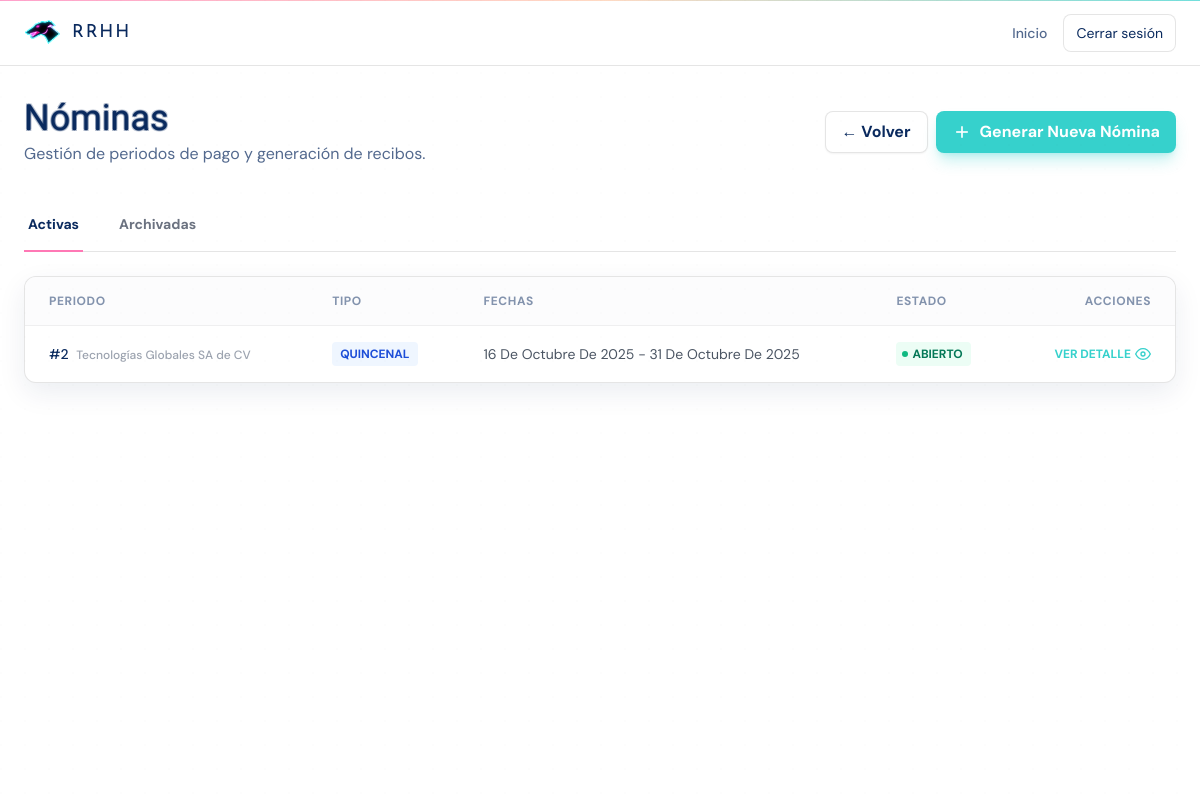
The app's page /index.php?controller=nomina&action=index (signed in) with its own data.
### tables this page shows
CREATE TABLE `periodos_nomina` (
  `id_periodo` int(11) NOT NULL COMMENT 'Identificador del periodo',
  `id_empresa` int(11) NOT NULL COMMENT 'Empresa del periodo',
  `tipo` enum('SEMANAL','QUINCENAL','MENSUAL') NOT NULL COMMENT 'Tipo de periodo',
  `fecha_inicio` date NOT NULL COMMENT 'Inicio del periodo',
  `fecha_fin` date NOT NULL COMMENT 'Fin del periodo',
  `estado` enum('ABIERTO','CERRADO') NOT NULL DEFAULT 'ABIERTO' COMMENT 'Estado del periodo'
);

CREATE TABLE `empresas` (
  `id_empresa` int(11) NOT NULL COMMENT 'Identificador de la empresa',
  `nombre` varchar(120) NOT NULL COMMENT 'Nombre legal/comercial',
  `rfc` varchar(20) DEFAULT NULL COMMENT 'Registro fiscal',
  `correo_contacto` varchar(120) DEFAULT NULL COMMENT 'Correo de contacto',
  `telefono` varchar(20) DEFAULT NULL COMMENT 'Teléfono principal',
  `direccion` text DEFAULT NULL COMMENT 'Domicilio completo',
  `activa` tinyint(1) NOT NULL DEFAULT 1 COMMENT 'Empresa activa'
);

### app/controllers/NominaController.php (called while the page is built, shortened)
<?php
require_once __DIR__ . '/../models/PeriodoNomina.php';
class NominaController
{
    public function index(): void
    {
        $view = $_GET['view'] ?? 'active';
        $showArchived = ($view === 'archived');
        $periodos = PeriodoNomina::all($showArchived);
        require __DIR__ . '/../views/nominas/index.php';
    }
}

### config/paths.php (called while the page is built, shortened)
<?php
function url(string $path = ''): string {
    $path = '/' . ltrim($path, '/');
    return BASE_URL === '/' ? $path : BASE_URL . $path;
}
function asset(string $path): string {
    return url('assets/' . ltrim($path, '/'));
}

### app/models/PeriodoNomina.php (called while the page is built, shortened)
<?php
require_once __DIR__ . '/../../config/db.php';
class PeriodoNomina
{
    public static function all(bool $showArchived = false): array
    {
        global $pdo;
        $sql = "SELECT pn.*, e.nombre as empresa_nombre
                FROM periodos_nomina pn
                INNER JOIN empresas e ON e.id_empresa = pn.id_empresa ";
        if ($showArchived) {
            $sql .= "WHERE pn.estado IN ('ARCHIVADO', 'CERRADO') ";
        } else {
            $sql .= "WHERE pn.estado = 'ABIERTO' ";
        }
        $sql .= "ORDER BY pn.fecha_inicio DESC";
        $stmt = $pdo->query($sql);
        return $stmt->fetchAll(PDO::FETCH_ASSOC);
    }
}

### app/helpers/dates.php (called while the page is built, shortened)
<?php
if (!function_exists('fecha_es')) {
    function fecha_es($fecha) {
        $timestamp = strtotime($fecha);
        $meses = ['Enero', 'Febrero', 'Marzo', 'Abril', 'Mayo', 'Junio', 'Julio', 'Agosto', 'Septiembre', 'Octubre', 'Noviembre', 'Diciembre'];
        $dia = date('d', $timestamp);
        $mes = $meses[date('n', $timestamp) - 1];
        $anio = date('Y', $timestamp);
        return "$dia de $mes de $anio";
    }
}

### app/views/nominas/index.php (the view, shortened to what this page needs)
<?php
require_once __DIR__ . '/../../../config/paths.php';
?>
<!doctype html>
<html lang="es">
<head>
  <script src="https://cdn.tailwindcss.com"></script>
  <link rel="stylesheet" href="<?= asset('css/vice.css') ?>">
</head>
<body class="min-h-screen bg-white text-vc-ink font-sans relative">
  <div class="absolute inset-0 grid-bg opacity-15 pointer-events-none"></div>
  <header class="sticky top-0 z-30 border-b border-black/10 bg-white/80 backdrop-blur">
    <div class="mx-auto max-w-7xl px-4 sm:px-6 h-16 flex items-center">
      <a href="<?= url('index.php') ?>" class="flex items-center gap-3">
        <img src="<?= asset('img/galgovc.png') ?>" alt="RRHH" class="h-9 w-auto">
        <div class="font-display text-lg tracking-widest uppercase text-vc-ink">RRHH</div>
      </a>
      <div class="ml-auto flex items-center gap-4">
        <a href="<?= url('index.php') ?>" class="text-sm font-medium text-vc-ink/70 hover:text-vc-ink transition">Inicio</a>
        <a href="<?= url('logout.php') ?>" class="rounded-lg border border-black/10 bg-white px-3 py-2 text-sm hover:bg-vc-pink/10 text-vc-ink">Cerrar sesión</a>
      </div>
    </div>
  </header>
  <main class="mx-auto max-w-7xl px-4 sm:px-6 py-8">
    <div class="flex flex-col md:flex-row md:items-center justify-between gap-4 mb-8">
        <div>
            <h1 class="vice-title text-4xl text-vc-ink">Nóminas</h1>
            <p class="text-muted-ink mt-1">Gestión de periodos de pago y generación de recibos.</p>
        </div>
        <div class="flex gap-2">
             <a href="<?= url('index.php') ?>" class="inline-flex items-center gap-2 bg-white border border-black/10 text-vc-ink px-4 py-2 rounded-lg font-bold hover:bg-gray-50 transition shadow-sm">
                &larr; Volver
             </a>
             <a href="<?= url('index.php?controller=nomina&action=create') ?>" class="inline-flex items-center gap-2 bg-vc-teal text-white px-4 py-2 rounded-lg font-bold hover:bg-teal-500 transition shadow-lg shadow-vc-teal/30">
                <svg class="w-5 h-5"><use href="#i-plus"/></svg>
                Generar Nueva Nómina
             </a>
        </div>
    </div>
    <div class="mb-6 border-b border-black/10">
        <nav class="-mb-px flex gap-8">
            <a href="<?= url('index.php?controller=nomina&action=index&view=active') ?>" class="<?= !($showArchived ?? false) ? 'border-vc-pink text-vc-ink' : 'border-transparent text-gray-500 hover:text-gray-700 hover:border-gray-300' ?> whitespace-nowrap py-4 px-1 border-b-2 font-bold text-sm transition">
                Activas
            </a>
            <a href="<?= url('index.php?controller=nomina&action=index&view=archived') ?>" class="<?= ($showArchived ?? false) ? 'border-vc-pink text-vc-ink' : 'border-transparent text-gray-500 hover:text-gray-700 hover:border-gray-300' ?> whitespace-nowrap py-4 px-1 border-b-2 font-bold text-sm transition">
                Archivadas
            </a>
        </nav>
    </div>
    <div class="bg-white border border-black/10 rounded-xl overflow-hidden shadow-soft">
        <div class="overflow-x-auto">
            <table class="w-full text-left border-collapse">
                <thead>
                    <tr class="border-b border-black/5 bg-gray-50/50 text-xs uppercase tracking-wider text-vc-ink/50">
                        <th class="px-6 py-4 font-bold">Periodo</th>
                        <th class="px-6 py-4 font-bold">Tipo</th>
                        <th class="px-6 py-4 font-bold">Fechas</th>
                        <th class="px-6 py-4 font-bold">Estado</th>
                        <th class="px-6 py-4 font-bold text-right">Acciones</th>
                    </tr>
                </thead>
                <tbody class="divide-y divide-black/5 text-sm">
                    <?php if (empty($periodos)): ?>
                        <tr>
                            <td colspan="5" class="px-6 py-8 text-center text-gray-500">
                                No hay periodos de nómina en esta vista.
                            </td>
                        </tr>
                    <?php else: ?>
                        <?php foreach ($periodos as $p): ?>
                            <tr class="hover:bg-gray-50/50 transition duration-150">
                                <td class="px-6 py-4 font-medium text-vc-ink">
                                    #<?= $p['id_periodo'] ?>
                                    <span class="text-xs text-gray-400 ml-1"><?= htmlspecialchars($p['empresa_nombre'] ?? '') ?></span>
                                </td>
                                <td class="px-6 py-4">
                                    <span class="inline-flex items-center px-2 py-1 rounded bg-blue-50 text-blue-700 text-xs font-bold">
                                        <?= $p['tipo'] ?>
                                    </span>
                                </td>
                                <td class="px-6 py-4 text-gray-600 capitalize">
                                    <?php require_once __DIR__ . '/../../helpers/dates.php'; ?>
                                    <?= fecha_es($p['fecha_inicio']) ?> - <?= fecha_es($p['fecha_fin']) ?>
                                </td>
                                <td class="px-6 py-4">
                                    <?php if ($p['estado'] === 'ABIERTO'): ?>
                                        <span class="inline-flex items-center px-2 py-1 rounded bg-emerald-50 text-emerald-700 text-xs font-bold dot-indicator relative pl-4">
                                            <span class="absolute left-1.5 top-1/2 -translate-y-1/2 w-1.5 h-1.5 rounded-full bg-emerald-500"></span>
                                            ABIERTO
                                        </span>
                                    <?php elseif ($p['estado'] === 'CERRADO'): ?>
                                        <span class="inline-flex items-center px-2 py-1 rounded bg-gray-100 text-gray-500 text-xs font-bold">
                                            CERRADO
                                        </span>
                                    <?php else: ?>
                                        <span class="inline-flex items-center px-2 py-1 rounded bg-amber-50 text-amber-600 text-xs font-bold">
                                            ARCHIVADO
                                        </span>
                                    <?php endif; ?>
                                </td>
                                <td class="px-6 py-4 text-right">
                                    <div class="flex justify-end items-center gap-2">
                                        <a href="<?= url('index.php?controller=nomina&action=show&id=' . $p['id_periodo']) ?>" class="text-vc-teal hover:text-teal-600 font-bold text-xs inline-flex items-center gap-1" title="Ver Detalle">
                                            VER DETALLE
                                            <svg class="w-4 h-4"><use href="#i-eye"/></svg>
                                        </a>
                                    </div>
                                </td>
                            </tr>
                        <?php endforeach; ?>
                    <?php endif; ?>
                </tbody>
            </table>
        </div>
    </div>
  </main>
</body>
</html>

### public/assets/css/vice.css (style rules this page uses)
:root { --muted: rgba(10,42,94,.70); }
.grid-bg { background-image: radial-gradient(circle at 1px 1px, rgba(0,0,0,.06) 1px, transparent 1px); background-size: 24px 24px; }
.vice-title { font-family: 'Rage Italic','Yellowtail',cursive; -webkit-text-stroke: 1px rgba(10,42,94,.25); text-shadow: -1px -1px 0 rgba(10,42,94,.25), 1px -1px 0 rgba(10,42,94,.25), -1px 1px 0 rgba(10,42,94,.25), 1px 1px 0 rgba(10,42,94,.25); }
.text-muted-ink { color: var(--muted); }

### records on screen
periodos_nomina: id_periodo "2", id_empresa.nombre "Tecnologías Globales SA de CV", tipo "QUINCENAL", fecha_inicio "16 De Octubre De 2025", fecha_fin "31 De Octubre De 2025", estado "ABIERTO" (drawn)
